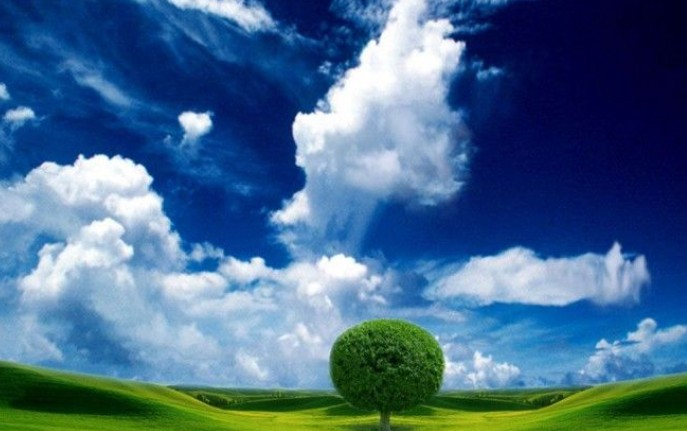
#> input picture 05_Image_Enhancement_and_Filtering/source.jpg, 687 x 431 px
$ jupyter execute '25_Effecting_Image _Thresholding.ipynb'
#> lines starting #> are read from the running program, lines starting #| are printed output that depends on the picture
[cell 1]
import cv2
import matplotlib.pyplot as plt

# Read the image
image = cv2.imread("source.jpg")
#> image is the input picture: shape (431, 687, 3); mean B, G, R 139.7, 106, 69.9

if image is None:
    print("Error: Cannot find 'source.jpg'")
else:
    # Apply thresholding
    _, img1 = cv2.threshold(image, 50, 255, cv2.THRESH_BINARY)
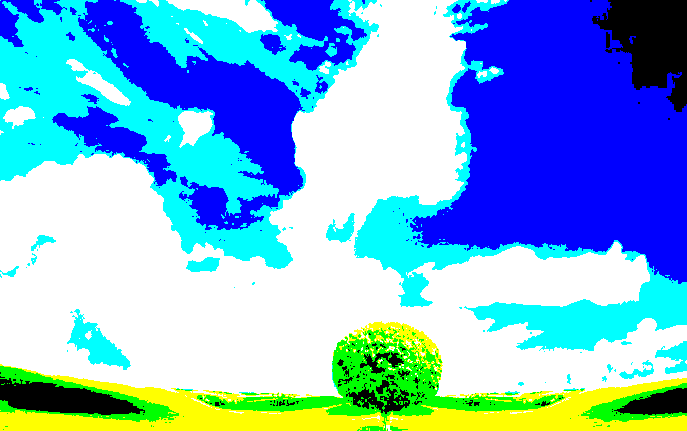
#> img1: shape (431, 687, 3); mean B, G, R 219.3, 178.1, 119.8
    _, img2 = cv2.threshold(image, 50, 255, cv2.THRESH_BINARY_INV)
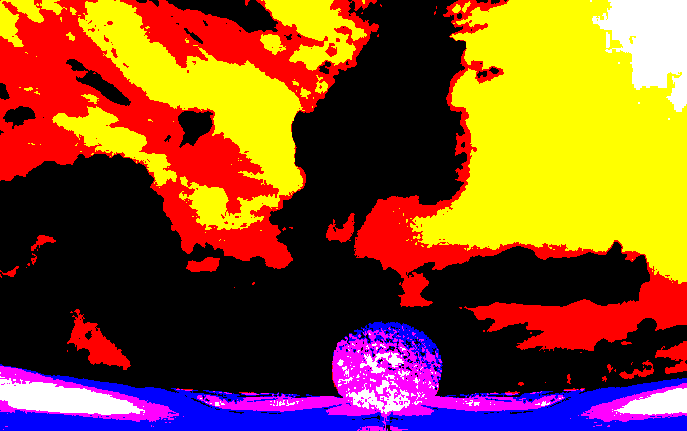
#> img2: shape (431, 687, 3); mean B, G, R 35.7, 76.9, 135.2
    _, img3 = cv2.threshold(image, 50, 255, cv2.THRESH_TRUNC)
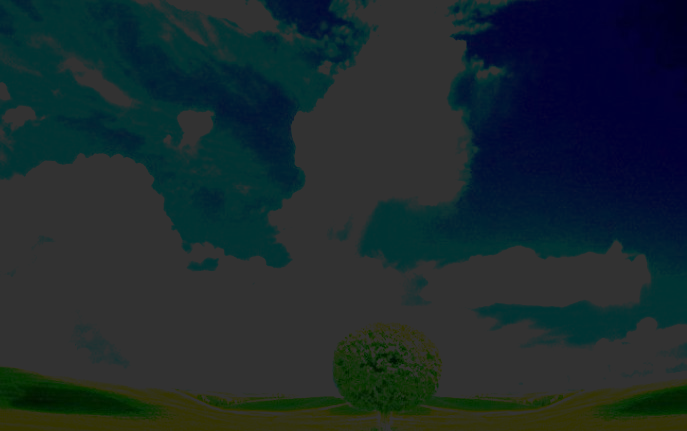
#> img3: shape (431, 687, 3); mean B, G, R 45.6, 41.6, 27.5
    _, img4 = cv2.threshold(image, 50, 255, cv2.THRESH_TOZERO)
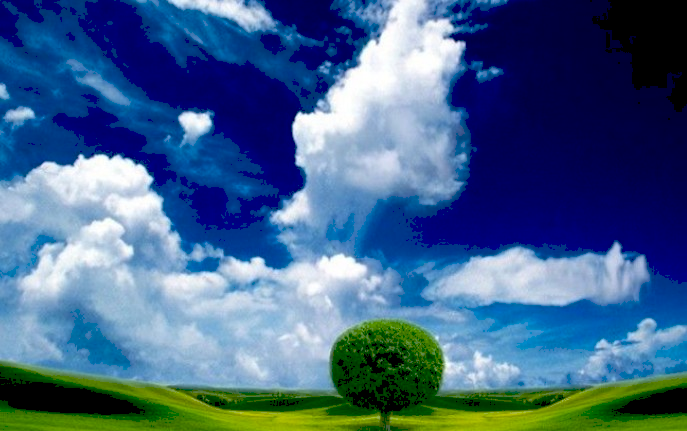
#> img4: shape (431, 687, 3); mean B, G, R 137, 99.3, 65.9
    _, img5 = cv2.threshold(image, 50, 255, cv2.THRESH_TOZERO_INV)
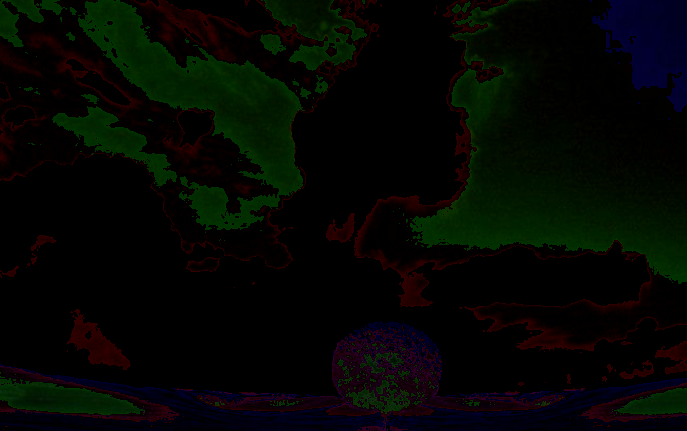
#> img5: shape (431, 687, 3); mean B, G, R 2.6, 6.7, 4

    # Create subplots (2 rows × 3 columns)
    fig, axes = plt.subplots(2, 3, figsize=(12, 8))

    # Place each image manually (no loops)
    axes[0, 0].imshow(cv2.cvtColor(img1, cv2.COLOR_BGR2RGB))
    axes[0, 0].set_title("Binary")
    axes[0, 0].axis("off")

    axes[0, 1].imshow(cv2.cvtColor(img2, cv2.COLOR_BGR2RGB))
    axes[0, 1].set_title("Binary Inverted")
    axes[0, 1].axis("off")

    axes[0, 2].imshow(cv2.cvtColor(img3, cv2.COLOR_BGR2RGB))
    axes[0, 2].set_title("Truncated")
    axes[0, 2].axis("off")

    axes[1, 0].imshow(cv2.cvtColor(img4, cv2.COLOR_BGR2RGB))
    axes[1, 0].set_title("To Zero")
    axes[1, 0].axis("off")

    axes[1, 1].imshow(cv2.cvtColor(img5, cv2.COLOR_BGR2RGB))
    axes[1, 1].set_title("To Zero Inverted")
    axes[1, 1].axis("off")

    # Hide the unused subplot (last one in 2x3 grid)
    axes[1, 2].axis("off")

    plt.tight_layout()
    plt.show()
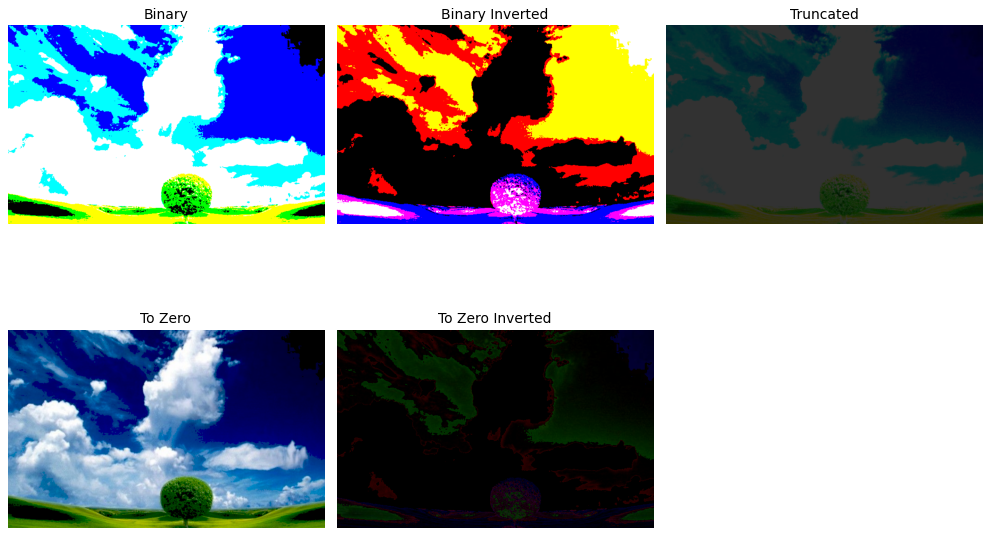
#> figure drawn by matplotlib, 5 panels
